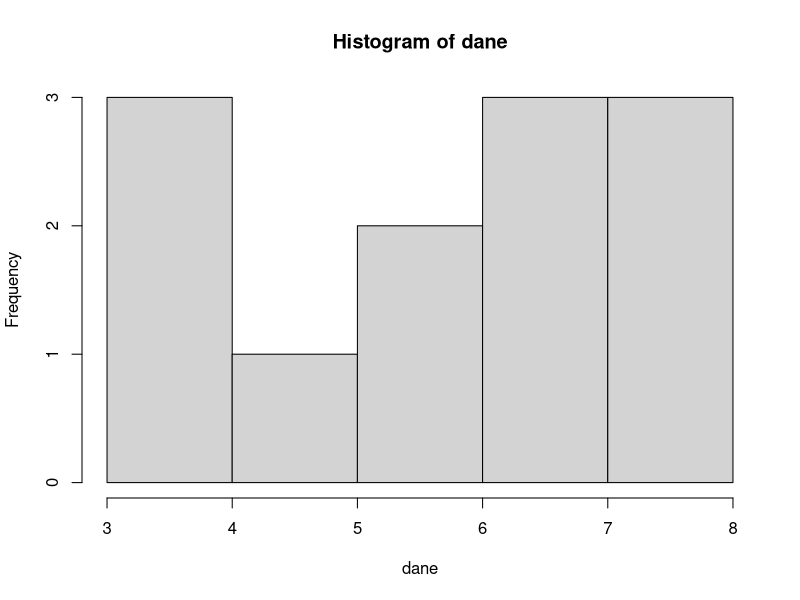

Here is the R script that generated this plot:
# ZAD 2
# (Miary pozycyjne) Obliczono wielkosci wynagrodzenia (w tys. zł.) w pewnej grupie
# pracowników i otrzymano nastepujace wyniki

dane = c(3.84, 7.07, 6.86, 5.38, 4.41, 6.61, 6.39, 7.62, 3.4, 5.18, 3.6, 7.02)

# PODPUNKT 1
# Narysuj histogram liczebnosci o jednostkowej długosci przedziałów klasowych dla tych danych.
hist(dane)

# PODPUNKT 2
# Oblicz kwartyle według ponizszych wzorów. Zinterpretuj otrzymane wyniki.
# Te wzory sa do dupy latwiej dac tu typ 6 i elo
# domyslnie jest typ 7
q1 = quantile(dane, 0.25, type=6)
print('Q1')
print(q1)
me = quantile(dane, 0.50, type=6)
print('Mediana')
print(me)
q3 = quantile(dane, 0.75, type=6)
print('Q3')
print(q3)

# PODPUNKT 3
# Oblicz rozstep według wzoru R = max xi − min xi
print('R - rozstep = ')
print(max(dane) - min(dane))

# PODPUNKT 4
# Oblicz odchylenie cwiartkowe według wzoru
q = (q3 - q1) / 2
print('Odchylenie cwiartkowe Q = ')
print(q)

# PODPUNKT 5
# Oblicz współczynnik zmiennosci w relacji do mediany. Zinterpretuj otrzymany wynik.
print('V(Q) => współczynnik zmiennosci w relacji do mediany = ')
print(q / me)

# PODPUNKT 6
# Oblicz współczynnik asymetrii w relacji do mediany. Zinterpretuj otrzymany wynik.
print('A(Q) => współczynnik asymetrii w relacji do mediany = ')
print((q3 - (2 * me) + q1) / (q3 - q1) )
